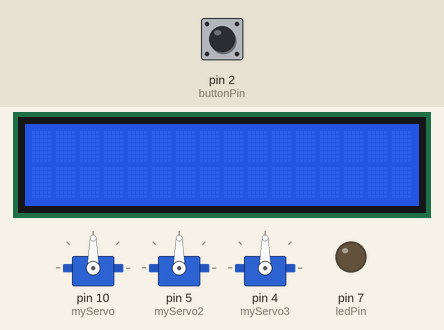
A sketch run on a simulated Arduino Uno, built with avr-gcc and run on an emulated ATmega328P. Shown: 3 × servo, 16×2 character LCD, output pins drawn as LEDs (lit = HIGH). Dashed ring = blinking. The test bench sets the inputs (shaded band); at power-on: pin 2 (buttonPin) LOW. What the sketch prints to the serial monitor is not drawn.

Above: at 1.2 s.
1.3 s: pin 2 (buttonPin) pulled HIGH for 3.2 s
At 5.6 s:
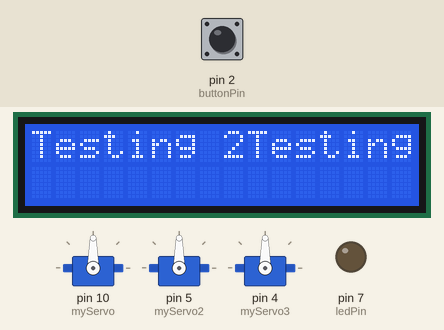
6.0 s: pin 2 (buttonPin) pulled HIGH for 0.15 s
At 6.8 s:
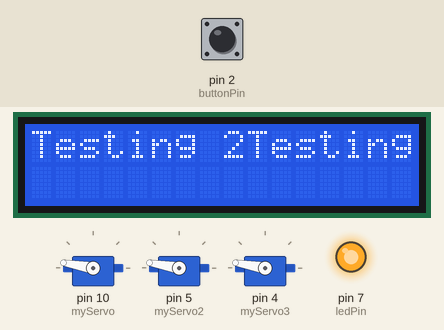
8.5 s: pin 2 (buttonPin) pulled HIGH for 3.2 s
At 12.4 s:
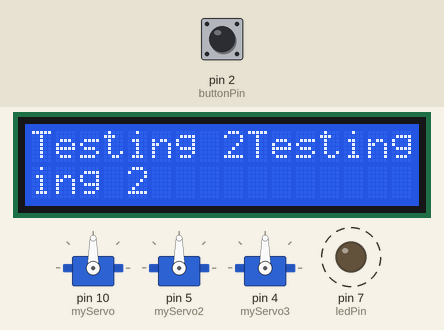
13.2 s: pin 2 (buttonPin) pulled HIGH for 1 s
At 15.4 s:
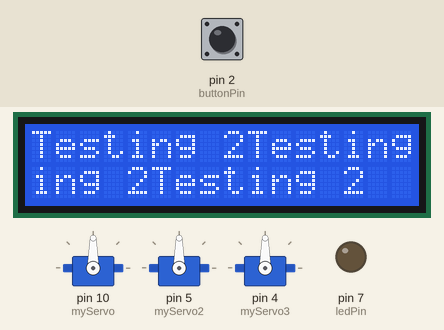
15.7 s: pin 2 (buttonPin) pulled HIGH for 0.15 s
At 17.5 s:
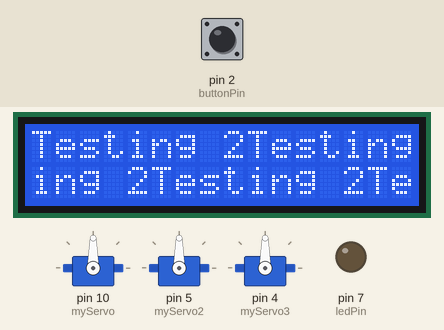
18.2 s: pin 2 (buttonPin) pulled HIGH for 3.2 s
At 22.1 s:
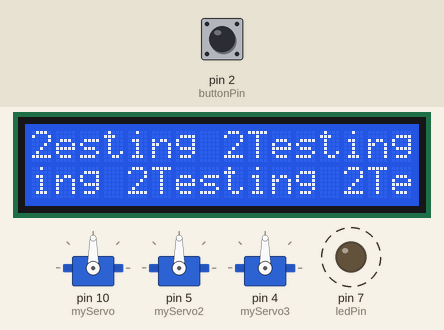
Timing chart, 0 to 23.6 s (numbered marks = the images above; inputs shaded):
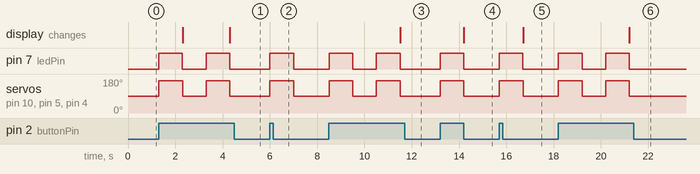

The sketch:

sketch_apr30a_ServoPractice1_.ino
```cpp
#include <LiquidCrystal.h>
#include <Servo.h>

LiquidCrystal lcd(4, 11, 13, 9, 8, 6);

int potPin1 = A1;
int potPin2 = A2;

int ledPin = 7;
int counter = 0;

Servo myServo;
Servo myServo2;
Servo myServo3;

int buttonState = 0;
int buttonPin = 2;
int led = 13;

void setup() {
 Serial.begin(9600);
 myServo.attach(10);
 myServo2.attach(5);
 myServo3.attach(4);

 pinMode(ledPin, OUTPUT);
 pinMode(buttonPin, INPUT);

 lcd.begin(16, 2);
 lcd.clear();

 pinMode(potPin1, INPUT);
 pinMode(potPin2, INPUT);
}

void loop() {

 buttonState = digitalRead(buttonPin);
 Serial.println(buttonState);

if(buttonState == HIGH) {
digitalWrite(led, HIGH);
digitalWrite(ledPin, HIGH);
  myServo.write(170);
  myServo2.write(170);
  myServo3.write(170);
  delay(1000);


 digitalWrite(led, LOW);
 digitalWrite(ledPin, LOW);
  myServo.write(90);
  myServo2.write(90);
  myServo3.write(90);
  lcd.print("Testing 2");
  delay(1000);
 }
}
```

Servo__Button.cpp
```cpp
#include <Servo.h>
int ledPin = 7;
int counter = 0;
Servo myServo;
int buttonState = 0;
int buttonPin = 2;
int led = 13;

void setup() {
 Serial.begin(9600);
 myServo.attach(10);
 pinMode(ledPin, OUTPUT);
 pinMode(buttonPin, INPUT);
}

void loop() {
 buttonState = digitalRead(buttonPin);
 Serial.println(buttonState);
 if(buttonState == HIGH) {
  digitalWrite(led, HIGH);
  digitalWrite(ledPin, HIGH);
  myServo.write(170);
  delay(1000);
  digitalWrite(led, LOW);
  digitalWrite(ledPin, LOW);
  myServo.write(90);
  delay(1000);
 }
}
```

Measured:
- after the input at 1.3 s, pin 7 (ledPin): alternates HIGH for 1.0 s and LOW for 1.0 s, starting at once; servo on pin 10 (myServo), servo on pin 5 (myServo2), servo on pin 4 (myServo3): alternates 170° for 1.0 s and 90° for 1.0 s, starting at once; the display: first changes after 1.0 s (image 1 shows a later state)
- after the input at 6.0 s, pin 7 (ledPin): LOW → HIGH at once, → LOW 1.0 s later; servo on pin 10 (myServo), servo on pin 5 (myServo2), servo on pin 4 (myServo3): 90° → 170° at once, → 90° 1.0 s later
- after the input at 8.5 s, pin 7 (ledPin): alternates HIGH for 1.0 s and LOW for 1.0 s, starting at once; servo on pin 10 (myServo), servo on pin 5 (myServo2), servo on pin 4 (myServo3): alternates 170° for 1.0 s and 90° for 1.0 s, starting at once; the display: changes after 3.0 s (image 3)
- after the input at 13.2 s, pin 7 (ledPin): LOW → HIGH at once, → LOW 1.0 s later; servo on pin 10 (myServo), servo on pin 5 (myServo2), servo on pin 4 (myServo3): 90° → 170° at once, → 90° 1.0 s later; the display: changes after 1.0 s (image 4)
- after the input at 15.7 s, pin 7 (ledPin): LOW → HIGH at once, → LOW 1.0 s later; servo on pin 10 (myServo), servo on pin 5 (myServo2), servo on pin 4 (myServo3): 90° → 170° at once, → 90° 1.0 s later; the display: changes after 1.0 s (image 5)
- after the input at 18.2 s, pin 7 (ledPin): alternates HIGH for 1.0 s and LOW for 1.0 s, 4 changes in all, then stays LOW, starting at once; servo on pin 10 (myServo): alternates 170° for 1.0 s and 90° for 1.0 s, 4 changes in all, then stays 90°, starting at once
